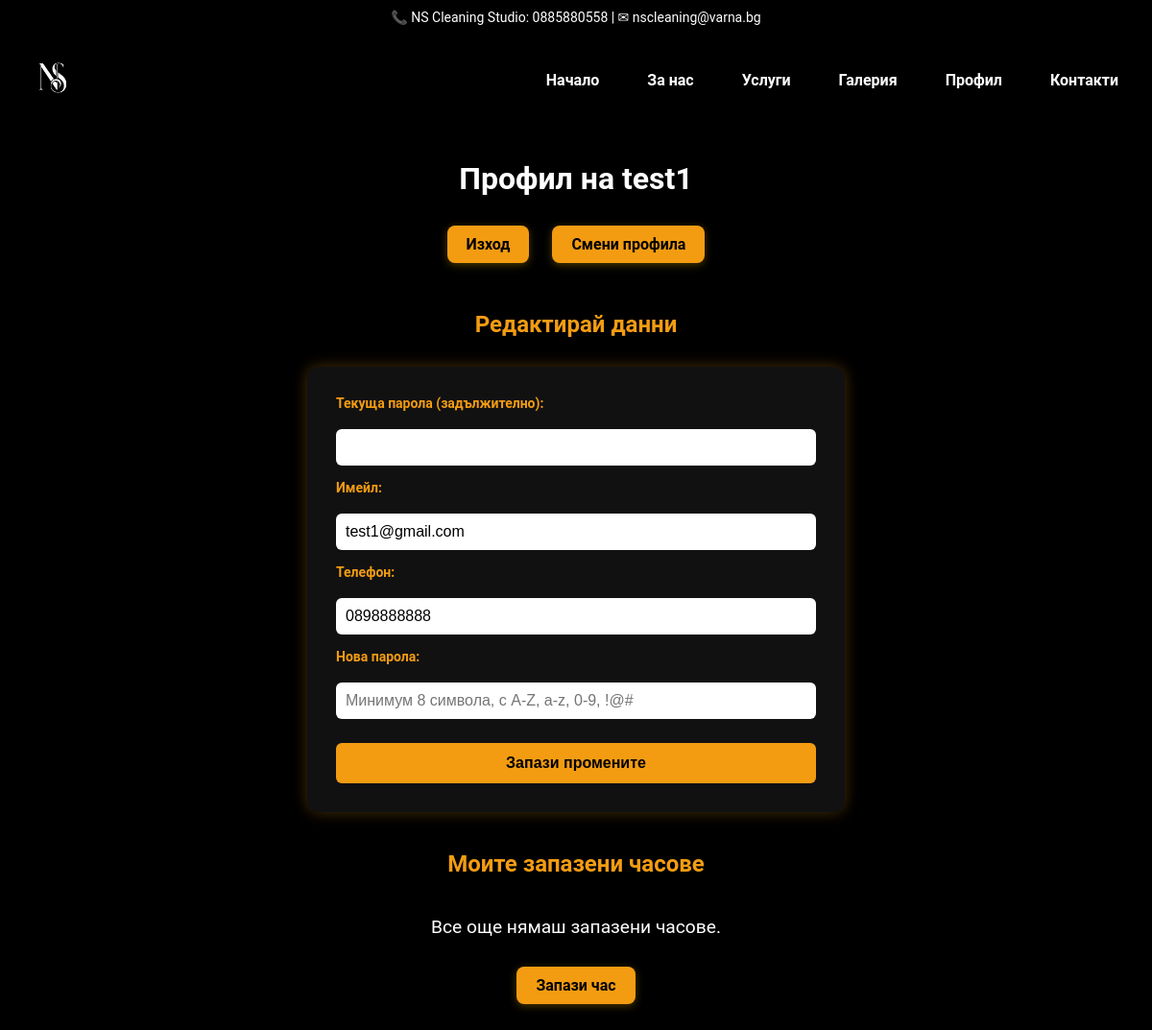
The page /profile.php (signed in) on the database as committed earlier.
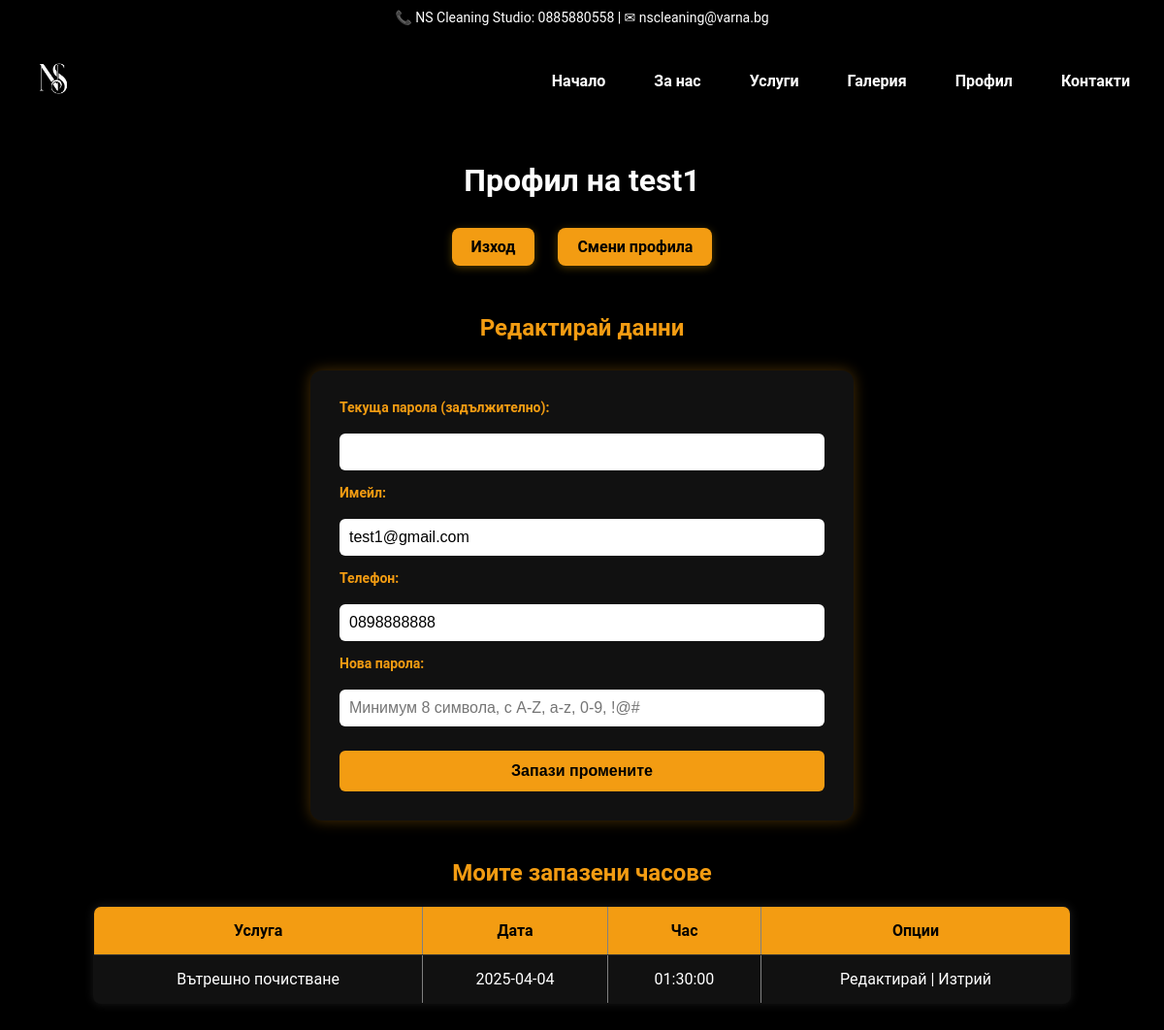
The same page on the database as committed later.
### tables this page shows
CREATE TABLE `bookings` (
  `id` int(11) NOT NULL,
  `user_id` int(11) NOT NULL,
  `service` varchar(100) NOT NULL,
  `date` date NOT NULL,
  `time` time NOT NULL,
  `created_at` timestamp NOT NULL DEFAULT current_timestamp()
);

### profile.php (the view, shortened to what this page needs)
<?php
include 'db.php';
$user_id = $_SESSION['user_id'];
$name = $_SESSION['user_name'];
$user_query = mysqli_query($conn, "SELECT * FROM users WHERE id = $user_id");
$user_data = mysqli_fetch_assoc($user_query);
$query = "SELECT * FROM bookings WHERE user_id = $user_id ORDER BY date, time";
$result = mysqli_query($conn, $query);
?>
<!DOCTYPE html>
<html lang="bg">
<head>
    <link rel="stylesheet" href="assets/css/styles.css">
    <link rel="stylesheet" href="assets/css/profile.css">
</head>
<body>
<header class="header">
    <div class="top-bar">
        <span>📞 NS Cleaning Studio: 0885880558 | ✉ nscleaning@varna.bg</span>
    </div>
    <div class="nav-bar">
        <div class="logo">
            <a href="index.php"><img src="assets/img/logo.jpg" alt="NS Cleaning Studio Logo"></a>
        </div>
        <nav>
            <ul class="nav-links">
                <li><a href="index.php#home">Начало</a></li>
                <li><a href="index.php#about">За нас</a></li>
                <li><a href="booking.php">Услуги</a></li>
                <li><a href="gallery.php">Галерия</a></li>
                <li><a href="profile.php">Профил</a></li>
                <li><a href="index.php#contact">Контакти</a></li>
            </ul>
        </nav>
    </div>
</header>
<main style="padding: 40px;">
    <h2>Профил на <?= htmlspecialchars($name) ?></h2>
    <div class="profile-actions">
        <a href="logout.php" class="btn-profile">Изход</a>
        <a href="login.php?redirect=profile.php" class="btn-profile">Смени профила</a>
    </div>
    <h3>Редактирай данни</h3>
    <form method="POST" class="edit-form">
        <label>Текуща парола (задължително):</label>
        <input type="password" name="current_password" required>
        <label>Имейл:</label>
        <input type="email" name="email" value="<?= htmlspecialchars($user_data['email']) ?>" required>
        <label>Телефон:</label>
        <input type="text" name="phone" value="<?= htmlspecialchars($user_data['phone']) ?>">
        <label>Нова парола:</label>
        <input type="password" name="new_password" placeholder="Минимум 8 символа, с A-Z, a-z, 0-9, !@#">
        <button type="submit">Запази промените</button>
    </form>
    <h3>Моите запазени часове</h3>
    <?php if (mysqli_num_rows($result) > 0): ?>
        <table border="1" cellpadding="10" cellspacing="0">
            <tr>
                <th>Услуга</th>
                <th>Дата</th>
                <th>Час</th>
                <th>Опции</th>
            </tr>
            <?php while ($row = mysqli_fetch_assoc($result)): ?>
                <tr>
                    <td><?= htmlspecialchars($row['service']) ?></td>
                    <td><?= htmlspecialchars($row['date']) ?></td>
                    <td><?= htmlspecialchars($row['time']) ?></td>
                    <td>
                        <a href="edit_booking.php?id=<?= $row['id'] ?>">Редактирай</a> |
                        <a href="delete_booking.php?id=<?= $row['id'] ?>" onclick="return confirm('Сигурен ли си?')">Изтрий</a>
                    </td>
                </tr>
            <?php endwhile; ?>
        </table>
    <?php else: ?>
        <div class="no-bookings">
            <p>Все още нямаш запазени часове.</p>
            <a href="booking.php" class="btn-profile">Запази час</a>
        </div>
    <?php endif; ?>
</main>
</body>
</html>

Rows that differ between the two databases and show on the page:
added bookings: service "Вътрешно почистване", date "2025-04-04", time "01:30:00"
Other text that changed with them:
text no longer shown: "Все още нямаш запазени часове. Запази час"
text now shown: "Услуга Дата Час Опции"
